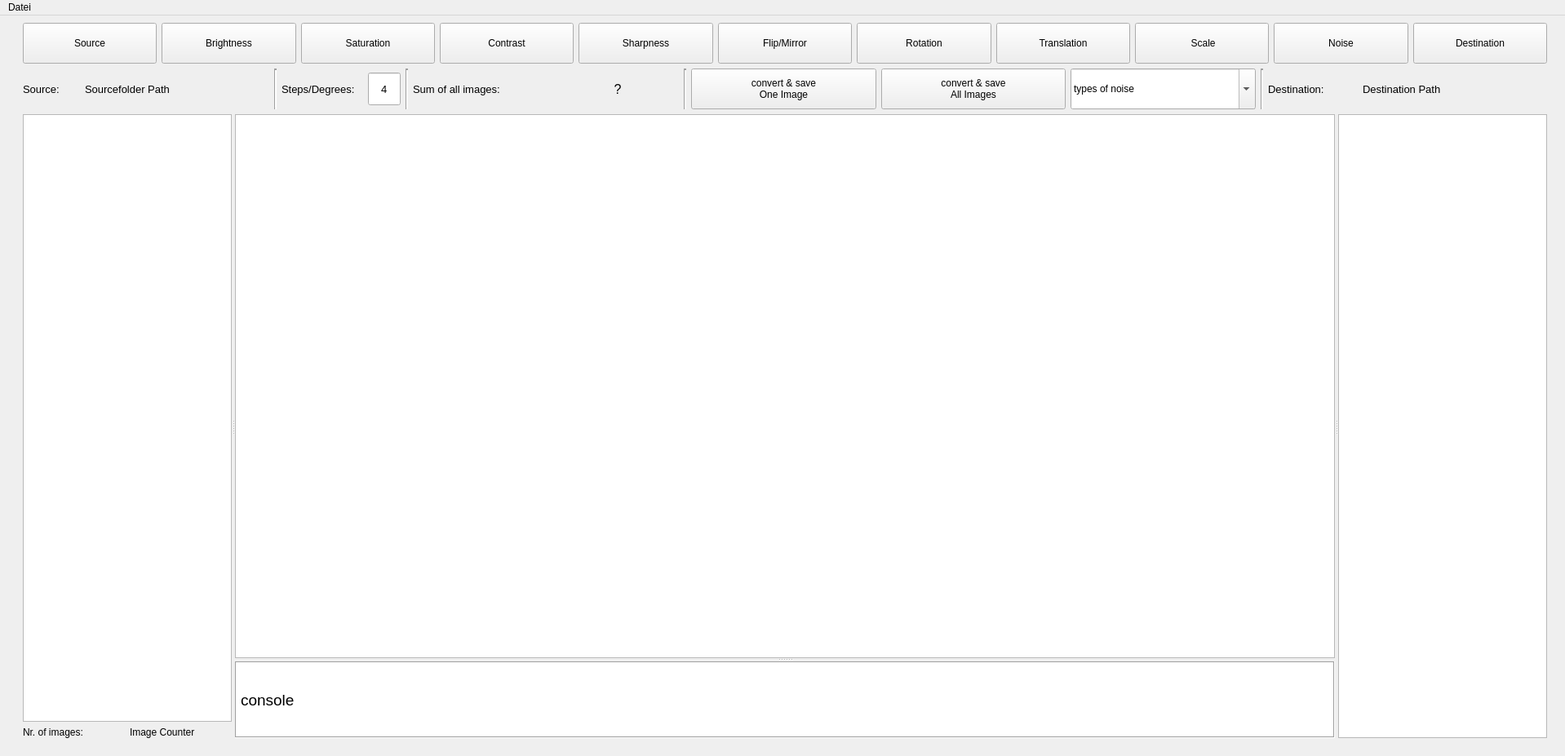
<?xml version="1.0" encoding="UTF-8"?>
<ui version="4.0">
 <class>MainWindow</class>
 <widget class="QMainWindow" name="MainWindow">
  <property name="geometry">
   <rect>
    <x>0</x>
    <y>0</y>
    <width>1918</width>
    <height>927</height>
   </rect>
  </property>
  <property name="sizePolicy">
   <sizepolicy hsizetype="MinimumExpanding" vsizetype="MinimumExpanding">
    <horstretch>0</horstretch>
    <verstretch>0</verstretch>
   </sizepolicy>
  </property>
  <property name="windowTitle">
   <string>MainWindow</string>
  </property>
  <widget class="QWidget" name="centralwidget">
   <layout class="QGridLayout" name="gridLayout_2">
    <item row="0" column="0">
     <layout class="QGridLayout" name="gridLayout">
      <item row="0" column="0">
       <spacer name="horizontalSpacer_3">
        <property name="orientation">
         <enum>Qt::Horizontal</enum>
        </property>
        <property name="sizeType">
         <enum>QSizePolicy::Fixed</enum>
        </property>
        <property name="sizeHint" stdset="0">
         <size>
          <width>13</width>
          <height>287</height>
         </size>
        </property>
       </spacer>
      </item>
      <item row="0" column="1">
       <layout class="QVBoxLayout" name="verticalLayout_2">
        <item>
         <layout class="QHBoxLayout" name="horizontalLayout">
          <property name="spacing">
           <number>6</number>
          </property>
          <item>
           <widget class="QPushButton" name="pb_sourcefolder">
            <property name="enabled">
             <bool>true</bool>
            </property>
            <property name="sizePolicy">
             <sizepolicy hsizetype="Minimum" vsizetype="Fixed">
              <horstretch>0</horstretch>
              <verstretch>0</verstretch>
             </sizepolicy>
            </property>
            <property name="minimumSize">
             <size>
              <width>150</width>
              <height>50</height>
             </size>
            </property>
            <property name="font">
             <font>
              <pointsize>9</pointsize>
             </font>
            </property>
            <property name="text">
             <string>Source</string>
            </property>
            <property name="icon">
             <iconset>
              <normaloff>icons/import-16-512.png</normaloff>icons/import-16-512.png</iconset>
            </property>
           </widget>
          </item>
          <item>
           <widget class="QPushButton" name="pb_brightness">
            <property name="sizePolicy">
             <sizepolicy hsizetype="Minimum" vsizetype="Fixed">
              <horstretch>0</horstretch>
              <verstretch>0</verstretch>
             </sizepolicy>
            </property>
            <property name="minimumSize">
             <size>
              <width>150</width>
              <height>50</height>
             </size>
            </property>
            <property name="font">
             <font>
              <pointsize>9</pointsize>
             </font>
            </property>
            <property name="text">
             <string>Brightness</string>
            </property>
            <property name="icon">
             <iconset>
              <normaloff>icons/brightness-control.png</normaloff>icons/brightness-control.png</iconset>
            </property>
           </widget>
          </item>
          <item>
           <widget class="QPushButton" name="pb_saturation">
            <property name="minimumSize">
             <size>
              <width>150</width>
              <height>50</height>
             </size>
            </property>
            <property name="font">
             <font>
              <pointsize>9</pointsize>
             </font>
            </property>
            <property name="text">
             <string>Saturation</string>
            </property>
            <property name="icon">
             <iconset>
              <normaloff>icons/saturation.png</normaloff>icons/saturation.png</iconset>
            </property>
           </widget>
          </item>
          <item>
           <widget class="QPushButton" name="pb_contrast">
            <property name="minimumSize">
             <size>
              <width>150</width>
              <height>50</height>
             </size>
            </property>
            <property name="font">
             <font>
              <pointsize>9</pointsize>
             </font>
            </property>
            <property name="text">
             <string>Contrast</string>
            </property>
            <property name="icon">
             <iconset>
              <normaloff>icons/contrast.png</normaloff>icons/contrast.png</iconset>
            </property>
           </widget>
          </item>
          <item>
           <widget class="QPushButton" name="pb_sharpness">
            <property name="minimumSize">
             <size>
              <width>150</width>
              <height>50</height>
             </size>
            </property>
            <property name="font">
             <font>
              <pointsize>9</pointsize>
             </font>
            </property>
            <property name="text">
             <string>Sharpness</string>
            </property>
            <property name="icon">
             <iconset>
              <normaloff>icons/sharpen_icon.png</normaloff>icons/sharpen_icon.png</iconset>
            </property>
           </widget>
          </item>
          <item>
           <widget class="QPushButton" name="pb_flip">
            <property name="enabled">
             <bool>true</bool>
            </property>
            <property name="minimumSize">
             <size>
              <width>150</width>
              <height>50</height>
             </size>
            </property>
            <property name="text">
             <string>Flip/Mirror</string>
            </property>
            <property name="icon">
             <iconset>
              <normaloff>icons/flip.png</normaloff>icons/flip.png</iconset>
            </property>
           </widget>
          </item>
          <item>
           <widget class="QPushButton" name="pb_rotation">
            <property name="minimumSize">
             <size>
              <width>150</width>
              <height>50</height>
             </size>
            </property>
            <property name="font">
             <font>
              <pointsize>9</pointsize>
             </font>
            </property>
            <property name="text">
             <string>Rotation</string>
            </property>
            <property name="icon">
             <iconset>
              <normaloff>icons/rotating-arrow-symbol.png</normaloff>icons/rotating-arrow-symbol.png</iconset>
            </property>
           </widget>
          </item>
          <item>
           <widget class="QPushButton" name="pb_translation">
            <property name="enabled">
             <bool>true</bool>
            </property>
            <property name="sizePolicy">
             <sizepolicy hsizetype="Minimum" vsizetype="Fixed">
              <horstretch>0</horstretch>
              <verstretch>0</verstretch>
             </sizepolicy>
            </property>
            <property name="minimumSize">
             <size>
              <width>150</width>
              <height>50</height>
             </size>
            </property>
            <property name="font">
             <font>
              <pointsize>9</pointsize>
             </font>
            </property>
            <property name="text">
             <string>Translation</string>
            </property>
            <property name="icon">
             <iconset>
              <normaloff>icons/translation.png</normaloff>icons/translation.png</iconset>
            </property>
           </widget>
          </item>
          <item>
           <widget class="QPushButton" name="pb_scale">
            <property name="enabled">
             <bool>true</bool>
            </property>
            <property name="minimumSize">
             <size>
              <width>150</width>
              <height>50</height>
             </size>
            </property>
            <property name="text">
             <string> Scale</string>
            </property>
            <property name="icon">
             <iconset>
              <normaloff>icons/scale.png</normaloff>icons/scale.png</iconset>
            </property>
           </widget>
          </item>
          <item>
           <widget class="QPushButton" name="pb_noise">
            <property name="enabled">
             <bool>true</bool>
            </property>
            <property name="minimumSize">
             <size>
              <width>150</width>
              <height>50</height>
             </size>
            </property>
            <property name="font">
             <font>
              <pointsize>9</pointsize>
             </font>
            </property>
            <property name="text">
             <string>Noise</string>
            </property>
            <property name="icon">
             <iconset>
              <normaloff>icons/noise-2-512.png</normaloff>icons/noise-2-512.png</iconset>
            </property>
           </widget>
          </item>
          <item>
           <widget class="QPushButton" name="pb_destinationfolder">
            <property name="sizePolicy">
             <sizepolicy hsizetype="Minimum" vsizetype="Fixed">
              <horstretch>0</horstretch>
              <verstretch>0</verstretch>
             </sizepolicy>
            </property>
            <property name="minimumSize">
             <size>
              <width>150</width>
              <height>50</height>
             </size>
            </property>
            <property name="font">
             <font>
              <pointsize>9</pointsize>
             </font>
            </property>
            <property name="text">
             <string>Destination</string>
            </property>
            <property name="icon">
             <iconset>
              <normaloff>icons/export-19-512.png</normaloff>icons/export-19-512.png</iconset>
            </property>
           </widget>
          </item>
         </layout>
        </item>
        <item>
         <layout class="QHBoxLayout" name="horizontalLayout_2">
          <item>
           <widget class="QLabel" name="lb_source">
            <property name="minimumSize">
             <size>
              <width>70</width>
              <height>50</height>
             </size>
            </property>
            <property name="maximumSize">
             <size>
              <width>70</width>
              <height>50</height>
             </size>
            </property>
            <property name="font">
             <font>
              <pointsize>10</pointsize>
             </font>
            </property>
            <property name="text">
             <string>Source:</string>
            </property>
           </widget>
          </item>
          <item>
           <widget class="QLabel" name="lb_sourcefolder_path">
            <property name="minimumSize">
             <size>
              <width>200</width>
              <height>50</height>
             </size>
            </property>
            <property name="maximumSize">
             <size>
              <width>16777215</width>
              <height>50</height>
             </size>
            </property>
            <property name="font">
             <font>
              <pointsize>10</pointsize>
             </font>
            </property>
            <property name="text">
             <string>Sourcefolder Path</string>
            </property>
            <property name="alignment">
             <set>Qt::AlignLeading|Qt::AlignLeft|Qt::AlignVCenter</set>
            </property>
           </widget>
          </item>
          <item>
           <widget class="Line" name="line">
            <property name="lineWidth">
             <number>2</number>
            </property>
            <property name="midLineWidth">
             <number>0</number>
            </property>
            <property name="orientation">
             <enum>Qt::Vertical</enum>
            </property>
           </widget>
          </item>
          <item>
           <widget class="QLabel" name="lb_new_images">
            <property name="minimumSize">
             <size>
              <width>100</width>
              <height>50</height>
             </size>
            </property>
            <property name="maximumSize">
             <size>
              <width>100</width>
              <height>50</height>
             </size>
            </property>
            <property name="font">
             <font>
              <pointsize>10</pointsize>
             </font>
            </property>
            <property name="text">
             <string>Steps/Degrees:</string>
            </property>
            <property name="alignment">
             <set>Qt::AlignLeading|Qt::AlignLeft|Qt::AlignVCenter</set>
            </property>
           </widget>
          </item>
          <item>
           <widget class="QLineEdit" name="le_steps">
            <property name="minimumSize">
             <size>
              <width>40</width>
              <height>40</height>
             </size>
            </property>
            <property name="maximumSize">
             <size>
              <width>40</width>
              <height>16777215</height>
             </size>
            </property>
            <property name="font">
             <font>
              <pointsize>10</pointsize>
             </font>
            </property>
            <property name="text">
             <string>4</string>
            </property>
            <property name="alignment">
             <set>Qt::AlignCenter</set>
            </property>
           </widget>
          </item>
          <item>
           <widget class="Line" name="line_2">
            <property name="lineWidth">
             <number>2</number>
            </property>
            <property name="orientation">
             <enum>Qt::Vertical</enum>
            </property>
           </widget>
          </item>
          <item>
           <widget class="QLabel" name="lb_sum_of_images">
            <property name="minimumSize">
             <size>
              <width>170</width>
              <height>50</height>
             </size>
            </property>
            <property name="maximumSize">
             <size>
              <width>170</width>
              <height>50</height>
             </size>
            </property>
            <property name="font">
             <font>
              <pointsize>10</pointsize>
             </font>
            </property>
            <property name="text">
             <string>Sum of all images:</string>
            </property>
            <property name="alignment">
             <set>Qt::AlignLeading|Qt::AlignLeft|Qt::AlignVCenter</set>
            </property>
           </widget>
          </item>
          <item>
           <widget class="QLabel" name="lb_sum_of_images_2">
            <property name="minimumSize">
             <size>
              <width>150</width>
              <height>50</height>
             </size>
            </property>
            <property name="maximumSize">
             <size>
              <width>150</width>
              <height>50</height>
             </size>
            </property>
            <property name="font">
             <font>
              <pointsize>12</pointsize>
             </font>
            </property>
            <property name="text">
             <string>?</string>
            </property>
            <property name="alignment">
             <set>Qt::AlignCenter</set>
            </property>
           </widget>
          </item>
          <item>
           <widget class="Line" name="line_3">
            <property name="lineWidth">
             <number>2</number>
            </property>
            <property name="orientation">
             <enum>Qt::Vertical</enum>
            </property>
           </widget>
          </item>
          <item>
           <widget class="QPushButton" name="pb_convert_and_save_one_image">
            <property name="enabled">
             <bool>true</bool>
            </property>
            <property name="minimumSize">
             <size>
              <width>150</width>
              <height>50</height>
             </size>
            </property>
            <property name="font">
             <font>
              <pointsize>9</pointsize>
             </font>
            </property>
            <property name="text">
             <string>convert &amp;&amp; save 
One Image</string>
            </property>
           </widget>
          </item>
          <item>
           <widget class="QPushButton" name="pb_convert_and_save_all_images">
            <property name="enabled">
             <bool>true</bool>
            </property>
            <property name="minimumSize">
             <size>
              <width>150</width>
              <height>50</height>
             </size>
            </property>
            <property name="font">
             <font>
              <pointsize>9</pointsize>
             </font>
            </property>
            <property name="text">
             <string>convert &amp;&amp; save 
All Images</string>
            </property>
           </widget>
          </item>
          <item>
           <widget class="QComboBox" name="comboBox_noise">
            <property name="sizePolicy">
             <sizepolicy hsizetype="Minimum" vsizetype="Fixed">
              <horstretch>0</horstretch>
              <verstretch>0</verstretch>
             </sizepolicy>
            </property>
            <property name="minimumSize">
             <size>
              <width>150</width>
              <height>50</height>
             </size>
            </property>
            <property name="font">
             <font>
              <pointsize>9</pointsize>
             </font>
            </property>
            <property name="editable">
             <bool>true</bool>
            </property>
            <property name="currentText">
             <string>types of noise</string>
            </property>
           </widget>
          </item>
          <item>
           <widget class="Line" name="line_4">
            <property name="lineWidth">
             <number>2</number>
            </property>
            <property name="orientation">
             <enum>Qt::Vertical</enum>
            </property>
           </widget>
          </item>
          <item>
           <widget class="QLabel" name="lb_destination">
            <property name="minimumSize">
             <size>
              <width>110</width>
              <height>50</height>
             </size>
            </property>
            <property name="maximumSize">
             <size>
              <width>110</width>
              <height>50</height>
             </size>
            </property>
            <property name="font">
             <font>
              <pointsize>10</pointsize>
             </font>
            </property>
            <property name="text">
             <string>Destination:</string>
            </property>
           </widget>
          </item>
          <item>
           <widget class="QLabel" name="lb_destinationfolder_path">
            <property name="minimumSize">
             <size>
              <width>200</width>
              <height>50</height>
             </size>
            </property>
            <property name="maximumSize">
             <size>
              <width>16777215</width>
              <height>50</height>
             </size>
            </property>
            <property name="font">
             <font>
              <pointsize>10</pointsize>
             </font>
            </property>
            <property name="text">
             <string>Destination Path</string>
            </property>
            <property name="alignment">
             <set>Qt::AlignLeading|Qt::AlignLeft|Qt::AlignVCenter</set>
            </property>
           </widget>
          </item>
         </layout>
        </item>
        <item>
         <widget class="QSplitter" name="splitter_2">
          <property name="orientation">
           <enum>Qt::Horizontal</enum>
          </property>
          <widget class="QWidget" name="layoutWidget">
           <layout class="QVBoxLayout" name="verticalLayout">
            <item>
             <widget class="QListWidget" name="lw_sourcefolder">
              <property name="sizePolicy">
               <sizepolicy hsizetype="Expanding" vsizetype="Expanding">
                <horstretch>0</horstretch>
                <verstretch>0</verstretch>
               </sizepolicy>
              </property>
             </widget>
            </item>
            <item>
             <layout class="QHBoxLayout" name="horizontalLayout_3">
              <item>
               <widget class="QLabel" name="lb_numer_of_images">
                <property name="text">
                 <string>Nr. of images:</string>
                </property>
               </widget>
              </item>
              <item>
               <widget class="QLabel" name="lb_imagecounter">
                <property name="text">
                 <string>Image Counter</string>
                </property>
               </widget>
              </item>
             </layout>
            </item>
           </layout>
          </widget>
          <widget class="QSplitter" name="splitter">
           <property name="sizePolicy">
            <sizepolicy hsizetype="Expanding" vsizetype="Expanding">
             <horstretch>1</horstretch>
             <verstretch>0</verstretch>
            </sizepolicy>
           </property>
           <property name="orientation">
            <enum>Qt::Vertical</enum>
           </property>
           <widget class="QGraphicsView" name="gv_preview">
            <property name="sizePolicy">
             <sizepolicy hsizetype="Expanding" vsizetype="Expanding">
              <horstretch>0</horstretch>
              <verstretch>0</verstretch>
             </sizepolicy>
            </property>
            <property name="sizeIncrement">
             <size>
              <width>0</width>
              <height>0</height>
             </size>
            </property>
           </widget>
           <widget class="QLabel" name="lb_console">
            <property name="sizePolicy">
             <sizepolicy hsizetype="Expanding" vsizetype="Expanding">
              <horstretch>0</horstretch>
              <verstretch>0</verstretch>
             </sizepolicy>
            </property>
            <property name="palette">
             <palette>
              <active>
               <colorrole role="Base">
                <brush brushstyle="SolidPattern">
                 <color alpha="255">
                  <red>255</red>
                  <green>255</green>
                  <blue>255</blue>
                 </color>
                </brush>
               </colorrole>
               <colorrole role="Window">
                <brush brushstyle="SolidPattern">
                 <color alpha="255">
                  <red>255</red>
                  <green>255</green>
                  <blue>255</blue>
                 </color>
                </brush>
               </colorrole>
              </active>
              <inactive>
               <colorrole role="Base">
                <brush brushstyle="SolidPattern">
                 <color alpha="255">
                  <red>255</red>
                  <green>255</green>
                  <blue>255</blue>
                 </color>
                </brush>
               </colorrole>
               <colorrole role="Window">
                <brush brushstyle="SolidPattern">
                 <color alpha="255">
                  <red>255</red>
                  <green>255</green>
                  <blue>255</blue>
                 </color>
                </brush>
               </colorrole>
              </inactive>
              <disabled>
               <colorrole role="Base">
                <brush brushstyle="SolidPattern">
                 <color alpha="255">
                  <red>255</red>
                  <green>255</green>
                  <blue>255</blue>
                 </color>
                </brush>
               </colorrole>
               <colorrole role="Window">
                <brush brushstyle="SolidPattern">
                 <color alpha="255">
                  <red>255</red>
                  <green>255</green>
                  <blue>255</blue>
                 </color>
                </brush>
               </colorrole>
              </disabled>
             </palette>
            </property>
            <property name="font">
             <font>
              <pointsize>14</pointsize>
             </font>
            </property>
            <property name="autoFillBackground">
             <bool>true</bool>
            </property>
            <property name="frameShape">
             <enum>QFrame::Box</enum>
            </property>
            <property name="frameShadow">
             <enum>QFrame::Sunken</enum>
            </property>
            <property name="text">
             <string>console</string>
            </property>
           </widget>
          </widget>
          <widget class="QListWidget" name="lw_destinationfolder">
           <property name="sizePolicy">
            <sizepolicy hsizetype="Expanding" vsizetype="Expanding">
             <horstretch>0</horstretch>
             <verstretch>0</verstretch>
            </sizepolicy>
           </property>
          </widget>
         </widget>
        </item>
       </layout>
      </item>
      <item row="0" column="2">
       <spacer name="horizontalSpacer_4">
        <property name="orientation">
         <enum>Qt::Horizontal</enum>
        </property>
        <property name="sizeType">
         <enum>QSizePolicy::Fixed</enum>
        </property>
        <property name="sizeHint" stdset="0">
         <size>
          <width>13</width>
          <height>287</height>
         </size>
        </property>
       </spacer>
      </item>
      <item row="1" column="0" colspan="2">
       <spacer name="verticalSpacer">
        <property name="orientation">
         <enum>Qt::Vertical</enum>
        </property>
        <property name="sizeType">
         <enum>QSizePolicy::Fixed</enum>
        </property>
        <property name="sizeHint" stdset="0">
         <size>
          <width>1515</width>
          <height>13</height>
         </size>
        </property>
       </spacer>
      </item>
     </layout>
    </item>
   </layout>
  </widget>
  <widget class="QMenuBar" name="menubar">
   <property name="geometry">
    <rect>
     <x>0</x>
     <y>0</y>
     <width>1918</width>
     <height>18</height>
    </rect>
   </property>
   <widget class="QMenu" name="menuDatei">
    <property name="title">
     <string>Datei</string>
    </property>
    <addaction name="actionSettings"/>
    <addaction name="actionExit"/>
   </widget>
   <addaction name="menuDatei"/>
  </widget>
  <action name="actionExit">
   <property name="text">
    <string>Exit</string>
   </property>
  </action>
  <action name="actionSettings">
   <property name="text">
    <string>Settings</string>
   </property>
  </action>
 </widget>
 <resources/>
 <connections/>
</ui>
